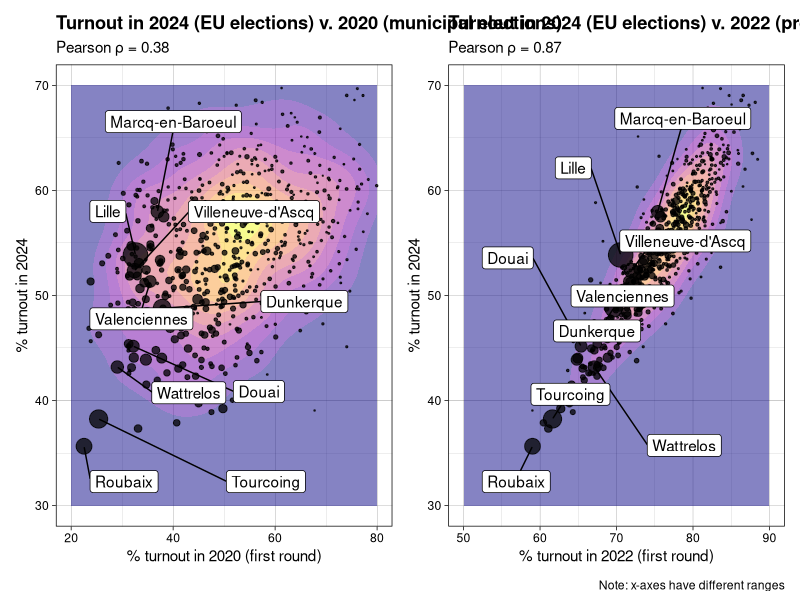
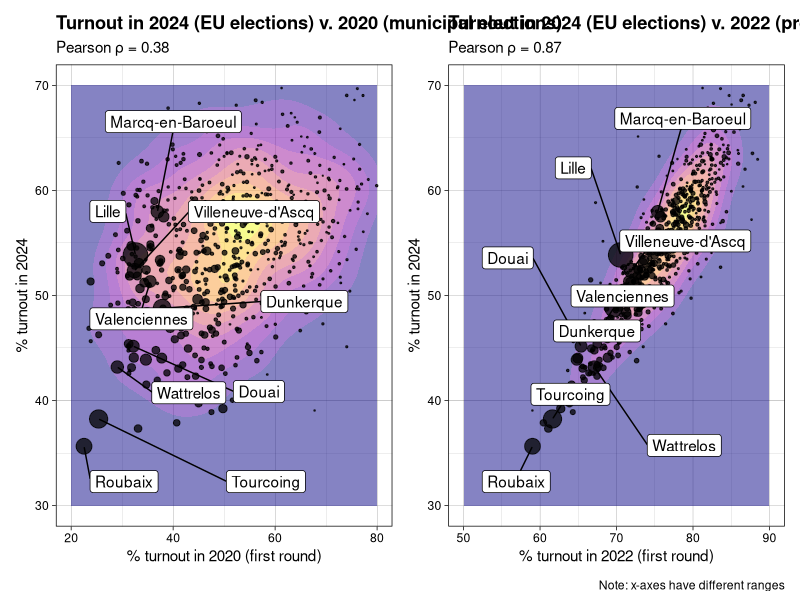

The R script that drew these images, in order:
library(patchwork)
library(tidyverse)

# first rounds only
d <- full_join(
  readr::read_tsv("data-elections/eur-2024/turnout-eur-2024.tsv") %>%
    mutate(trn24 = 100 * (1 - abs / ins)) %>%
    select(city, code, ins24 = ins, trn24),
  readr::read_tsv("data-elections/pre-2022/turnout-pre-2022-r1.tsv") %>%
    mutate(trn22 = 100 * (1 - abs / ins)) %>%
    select(code, ins22 = ins, trn22),
  by = "code"
) %>%
  full_join(
    readr::read_tsv("data-elections/mun-2020/turnout-mun-2020-r1.tsv") %>%
      mutate(trn20 = 100 * (1 - abs / ins)) %>%
      select(code, ins20 = ins, trn20),
    by = "code"
  ) %>%
  mutate(ins5000 = if_else(ins24 >= 5000, "> 5,000", "< 5,000"))

stopifnot(!is.na(d$trn20))
stopifnot(!is.na(d$trn22))
stopifnot(!is.na(d$trn24))

lbl <- format(10^(1:5), big.mark = ",", scientific = FALSE, trim = TRUE)

p1 <- ggplot(d, aes(trn20, trn24)) +
  # geom_bin_2d(alpha = 0.5, show.legend = FALSE) +
  geom_density_2d_filled(alpha = 0.5, show.legend = FALSE) +
  geom_point(aes(size = ins24), alpha = 0.75) +
  scale_fill_viridis_d(option = "C") +
  ggrepel::geom_label_repel(data = filter(d, ins24 > 2.5e4),
                            aes(label = city),
                            box.padding = 1.7, max.overlaps = Inf,
                            min.segment.length = 0, seed = 202459) +
  # coord_equal() +
  # scale_color_manual("", values = c("> 5,000" = "black", "< 5,000" = "grey50")) +
  scale_size_area("Electorate size (2024)", max_size = 8,
                  breaks = 10^(1:5), labels = lbl, guide = "none") +
  xlim(10 * range(d$trn20 %/% 10)) +
  ylim(10 * range(d$trn24 %/% 10)) +
  labs(title = "Turnout in 2024 (EU elections) v. 2020 (municipal elections)",
       subtitle = str_c("Pearson \u03c1 = ", round(cor(d$trn20, d$trn24), 2)),
       y = "% turnout in 2024",
       x = "% turnout in 2020 (first round)") +
  theme_linedraw() +
  theme(plot.title = element_text(face = "bold", hjust = 0))

p2 <- ggplot(d, aes(trn22, trn24)) +
  # geom_bin_2d(alpha = 0.5, show.legend = FALSE) +
  geom_density_2d_filled(alpha = 0.5, show.legend = FALSE) +
  geom_point(aes(size = ins24), alpha = 0.75) +
  scale_fill_viridis_d(option = "C") +
  ggrepel::geom_label_repel(data = filter(d, ins24 > 2.5e4),
                            aes(label = city),
                            box.padding = 1.7, max.overlaps = Inf,
                            min.segment.length = 0, seed = 202459) +
  # coord_equal() +
  # scale_color_manual("", values = c("> 5,000" = "black", "< 5,000" = "grey50")) +
  scale_size_area("Electorate size (2024)", max_size = 8,
                  breaks = 10^(1:5), labels = lbl, guide = "none") +
  xlim(10 * range(d$trn22 %/% 10)) +
  ylim(10 * range(d$trn24 %/% 10)) +
  labs(title = "Turnout in 2024 (EU elections) v. 2022 (presidential election)",
       subtitle = str_c("Pearson \u03c1 = ", round(cor(d$trn22, d$trn24), 2)),
       y = "% turnout in 2024",
       x = "% turnout in 2022 (first round)") +
  theme_linedraw() +
  theme(plot.title = element_text(face = "bold", hjust = 0))

p1 + p2 + plot_layout(ncol = 2, widths = c(1, 1), heights = NA) +
  plot_annotation(caption = "Note: x-axes have different ranges")

ggsave("plot-turnout/plot-turnout.jpg", width = 14, height = 7)
